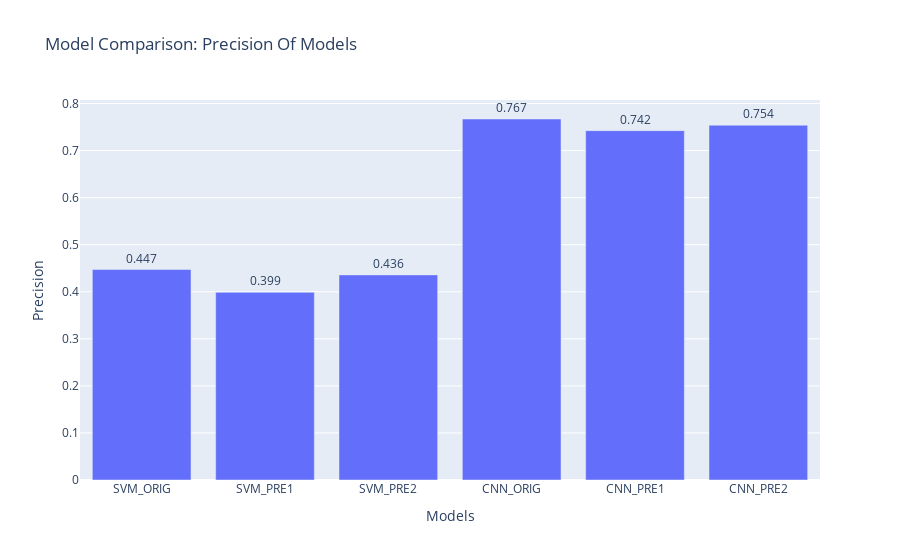
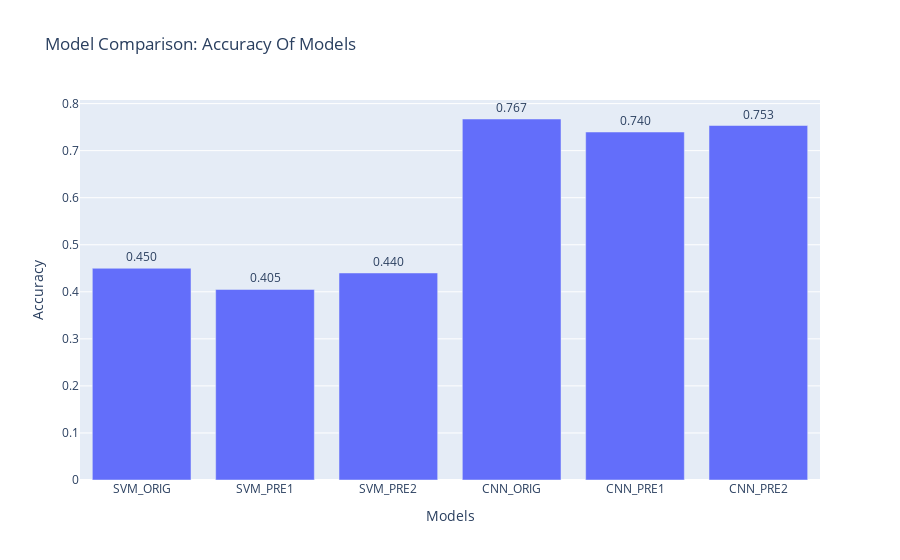

The code cell stored with these charts, in order, in its notebook:
### Code cell
data = {
    'Model': models,
    'Accuracy':  accuracy_vizz,
    'Precision': precision_vizz
}

# Create DataFrame from the data
df = pd.DataFrame(data)

# Creating bar charts using Plotly
fig = px.bar(df, x='Model', y='Precision', text='Precision', title='Model Comparison: Precision Of Models')
fig1 = px.bar(df, x='Model', y='Accuracy', text='Accuracy', title='Model Comparison: Accuracy Of Models')

fig.update_traces(texttemplate='%{text:.3f}', textposition='outside')
fig1.update_traces(texttemplate='%{text:.3f}', textposition='outside')

fig.update_layout(xaxis_title='Models', yaxis_title='Precision')
fig1.update_layout(xaxis_title='Models', yaxis_title='Accuracy')

fig.show()
fig1.show()

### Figure 1 — Plotly figure (JSON) as saved in the notebook; plotly's stock layout.template omitted (floating-point values rounded to 4 significant figures)
{"data": [{"alignmentgroup": "True", "hovertemplate": "Model=%{x}<br>Precision=%{text}<extra></extra>", "legendgroup": "", "marker": {"color": "#636efa", "pattern": {"shape": ""}}, "name": "", "offsetgroup": "", "orientation": "v", "showlegend": false, "text": [0.4472, 0.3987, 0.4359, 0.7671, 0.7424, 0.7539], "textposition": "outside", "texttemplate": "%{text:.3f}", "type": "bar", "x": ["SVM_ORIG", "SVM_PRE1", "SVM_PRE2", "CNN_ORIG", "CNN_PRE1", "CNN_PRE2"], "xaxis": "x", "y": [0.4472, 0.3987, 0.4359, 0.7671, 0.7424, 0.7539], "yaxis": "y"}], "layout": {"barmode": "relative", "legend": {"tracegroupgap": 0}, "title": {"text": "Model Comparison: Precision Of Models"}, "xaxis": {"anchor": "y", "domain": [0, 1], "title": {"text": "Models"}}, "yaxis": {"anchor": "x", "domain": [0, 1], "title": {"text": "Precision"}}}}

### Figure 2 — Plotly figure (JSON) as saved in the notebook; plotly's stock layout.template omitted (floating-point values rounded to 4 significant figures)
{"data": [{"alignmentgroup": "True", "hovertemplate": "Model=%{x}<br>Accuracy=%{text}<extra></extra>", "legendgroup": "", "marker": {"color": "#636efa", "pattern": {"shape": ""}}, "name": "", "offsetgroup": "", "orientation": "v", "showlegend": false, "text": [0.45, 0.405, 0.44, 0.7673, 0.7396, 0.7535], "textposition": "outside", "texttemplate": "%{text:.3f}", "type": "bar", "x": ["SVM_ORIG", "SVM_PRE1", "SVM_PRE2", "CNN_ORIG", "CNN_PRE1", "CNN_PRE2"], "xaxis": "x", "y": [0.45, 0.405, 0.44, 0.7673, 0.7396, 0.7535], "yaxis": "y"}], "layout": {"barmode": "relative", "legend": {"tracegroupgap": 0}, "title": {"text": "Model Comparison: Accuracy Of Models"}, "xaxis": {"anchor": "y", "domain": [0, 1], "title": {"text": "Models"}}, "yaxis": {"anchor": "x", "domain": [0, 1], "title": {"text": "Accuracy"}}}}
